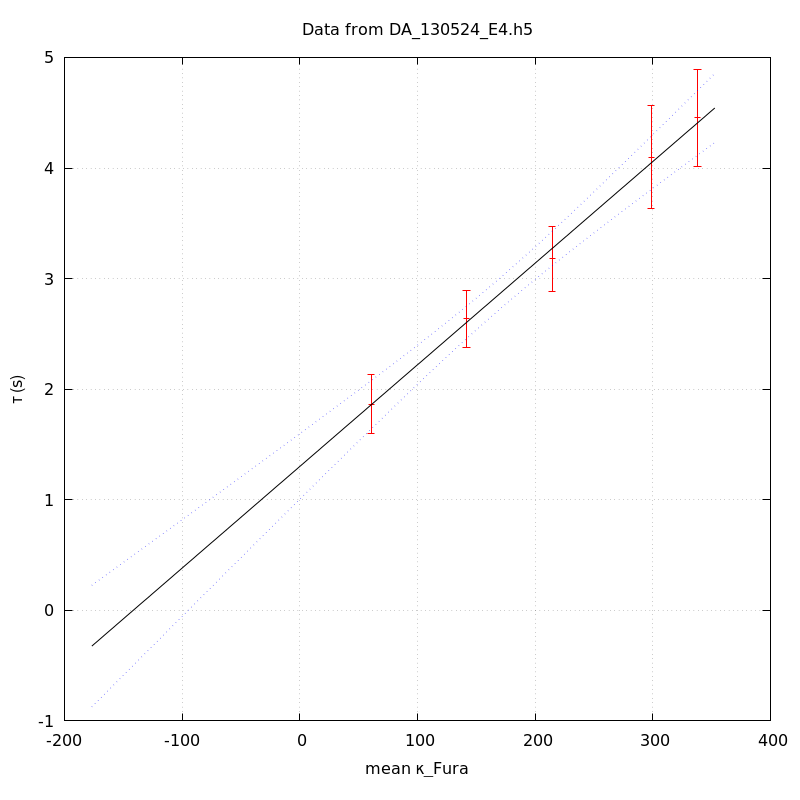

Write the gnuplot code that produced this figure.
unset key
set grid
set ylabel 'τ (s)'
set xlabel 'mean κ_Fura' noenhanced
set title 'Data from DA_130524_E4.h5' noenhanced
set xrange [-1000<*:*]
plot 'DA_130524_E4_aba_tau_vs_mean_kappa' index 0 using 1:2:(1.96*$3) linecolor rgb 'red' with yerrorbars,\
'' index 1 using 1:2 with lines linecolor rgb 'black',\
'' index 1 using 1:3 with lines linecolor rgb 'blue' lt 'dotted',\
'' index 1 using 1:4 with lines linecolor rgb 'blue' lt 'dotted'
